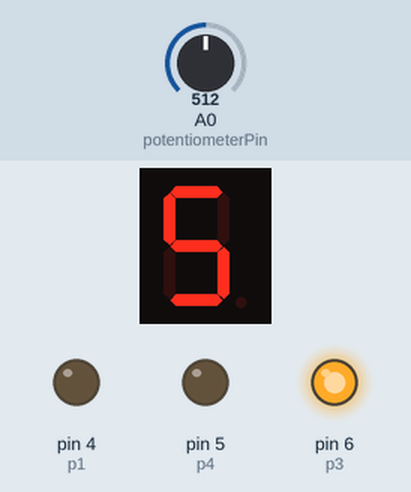
A sketch run on a simulated Arduino Uno, built with avr-gcc and run on an emulated ATmega328P. Parts: 1-digit seven-segment display, output pins drawn as LEDs (lit = HIGH). Wiring (inferred from the names in the program): 1-digit 7-segment display, segments lit when LOW: segments pin 13, pin 12, pin 11, pin 10, pin 9, pin 8, pin 7. The inputs (shaded band) are chosen by the test bench; at power-on: A0 (potentiometerPin) = 512. The segment pins are drawn as the display they are named for; pins used as bus, display or sensor lines are not drawn.

Above: at 1.2 s.
1.3 s: A0 (potentiometerPin) set to 525
At 2.1 s:
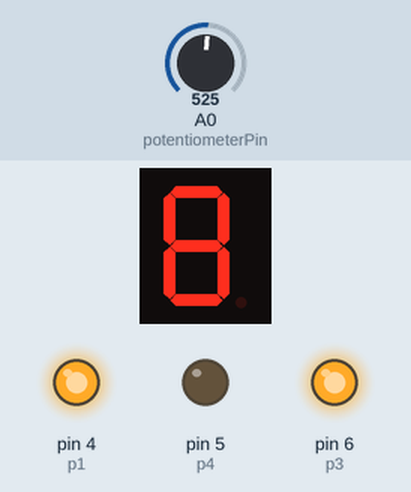
2.8 s: A0 (potentiometerPin) set to 716
At 3.3 s:
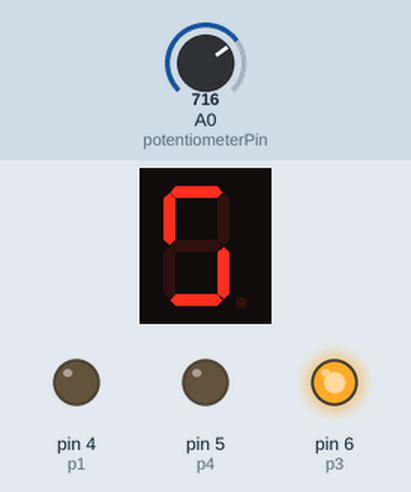
4.3 s: A0 (potentiometerPin) set to 732
At 5.5 s:
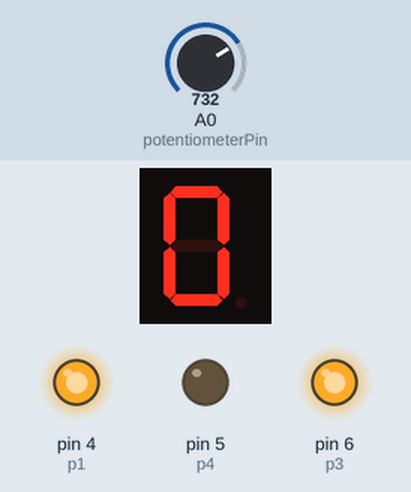
5.8 s: A0 (potentiometerPin) set to 900
At 6.8 s:
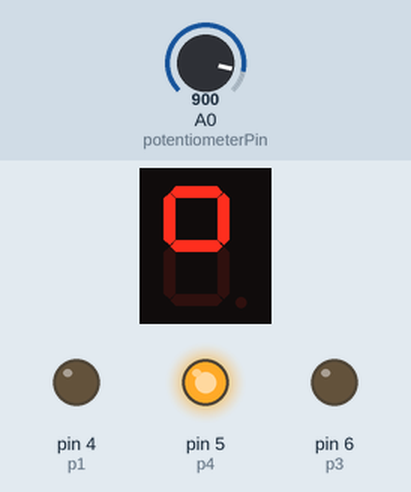
7.3 s: A0 (potentiometerPin) set to 910
At 7.9 s:
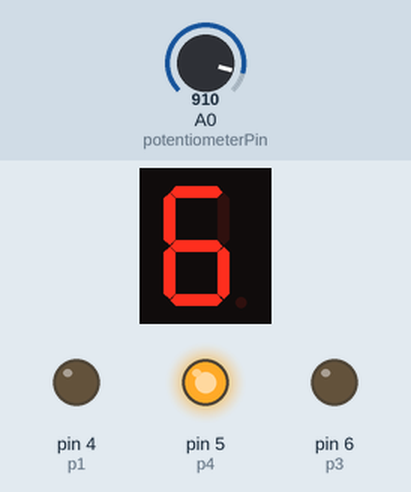
8.8 s: A0 (potentiometerPin) set to 511
At 10.2 s:
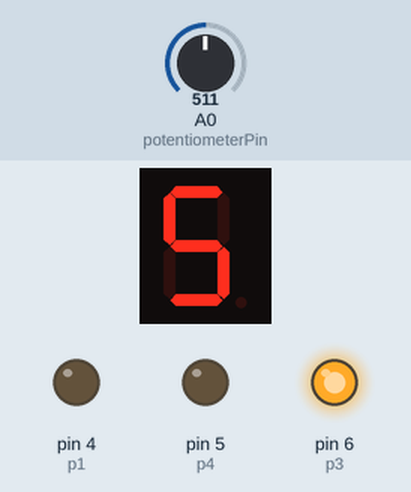
Timing chart, 0 to 11.3 s (numbered marks = the images above; inputs shaded):
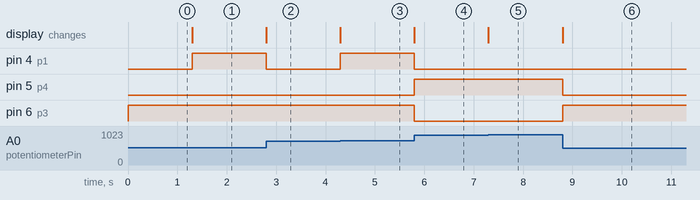

The sketch:

r3_softwaretask1_abdullaharif1.ino
```cpp
//Assigning each pin of the CD4511 chip to an aruino pin
int p1 = 4;
int p2 = 7;
int p3 = 6;
int p4 = 5;
int p5 = 8;

int p6 = 9;
int p7 = 10;
int p8 = 11;
int p9 = 12;
int p10 = 13;

//binary values for digits 0-9 for the first display
void display1(int num){
  if (num == 0){
    digitalWrite(p1, 0);
  	digitalWrite(p2, 0);
  	digitalWrite(p3, 0);
  	digitalWrite(p4, 0);
  }
  if (num == 1){
    digitalWrite(p1, 1);
  	digitalWrite(p2, 0);
  	digitalWrite(p3, 0);
  	digitalWrite(p4, 0);
  }
  if (num == 2){
    digitalWrite(p1, 0);
  	digitalWrite(p2, 1);
  	digitalWrite(p3, 0);
  	digitalWrite(p4, 0);
  }
  if (num == 3){
    digitalWrite(p1, 1);
  	digitalWrite(p2, 1);
  	digitalWrite(p3, 0);
  	digitalWrite(p4, 0);
  }
  if (num == 4){
    digitalWrite(p1, 0);
  	digitalWrite(p2, 0);
  	digitalWrite(p3, 1);
  	digitalWrite(p4, 0);
  }
  if (num == 5){
    digitalWrite(p1, 1);
  	digitalWrite(p2, 0);
  	digitalWrite(p3, 1);
  	digitalWrite(p4, 0);
  }
  if (num == 6){
    digitalWrite(p1, 0);
  	digitalWrite(p2, 1);
  	digitalWrite(p3, 1);
  	digitalWrite(p4, 0);
  }
  if (num == 7){
    digitalWrite(p1, 1);
  	digitalWrite(p2, 1);
  	digitalWrite(p3, 1);
  	digitalWrite(p4, 0);
  }
  if (num == 8){
    digitalWrite(p1, 0);
  	digitalWrite(p2, 0);
  	digitalWrite(p3, 0);
  	digitalWrite(p4, 1);
  }
  if (num == 9){
    digitalWrite(p1, 1);
  	digitalWrite(p2, 0);
  	digitalWrite(p3, 0);
  	digitalWrite(p4, 1);
  }


}
//binary values for digits 0-9 for the second display
void display2(int num){
  if (num == 0){
    digitalWrite(p6, 0);
  	digitalWrite(p7, 0);
  	digitalWrite(p8, 0);
  	digitalWrite(p9, 0);
  }
  if (num == 1){
    digitalWrite(p6, 1);
  	digitalWrite(p7, 0);
  	digitalWrite(p8, 0);
  	digitalWrite(p9, 0);
  }
  if (num == 2){
    digitalWrite(p6, 0);
  	digitalWrite(p7, 1);
  	digitalWrite(p8, 0);
  	digitalWrite(p9, 0);
  }
  if (num == 3){
    digitalWrite(p6, 1);
  	digitalWrite(p7, 1);
  	digitalWrite(p8, 0);
  	digitalWrite(p9, 0);
  }
  if (num == 4){
    digitalWrite(p6, 0);
  	digitalWrite(p7, 0);
  	digitalWrite(p8, 1);
  	digitalWrite(p9, 0);
  }
  if (num == 5){
    digitalWrite(p6, 1);
  	digitalWrite(p7, 0);
  	digitalWrite(p8, 1);
  	digitalWrite(p9, 0);
  }
  if (num == 6){
    digitalWrite(p6, 0);
  	digitalWrite(p7, 1);
  	digitalWrite(p8, 1);
  	digitalWrite(p9, 0);
  }
  if (num == 7){
    digitalWrite(p6, 1);
  	digitalWrite(p7, 1);
  	digitalWrite(p8, 1);
  	digitalWrite(p9, 0);
  }
  if (num == 8){
    digitalWrite(p6, 0);
  	digitalWrite(p7, 0);
  	digitalWrite(p8, 0);
  	digitalWrite(p9, 1);
  }
  if (num == 9){
    digitalWrite(p6, 1);
  	digitalWrite(p7, 0);
  	digitalWrite(p8, 0);
  	digitalWrite(p9, 1);
  }

}

void setup()
{
  int potentiometerPin = A0; //Assigning the potentiometer data pin to analog pin 0
  int val = 0; //Variable to hold the potentiometer data
  int output_val = 0; //Variable to hold potentiometer data form 0-99
  Serial.begin(9600);

  //Assinging inputs and outputs of the pins
  pinMode(potentiometerPin, INPUT);

  pinMode(p1, OUTPUT);
  pinMode(p2, OUTPUT);
  pinMode(p3, OUTPUT);
  pinMode(p4, OUTPUT);

  pinMode(p6, OUTPUT);
  pinMode(p7, OUTPUT);
  pinMode(p8, OUTPUT);
  pinMode(p9, OUTPUT);
}

void loop()
{
  int potentiometerPin = A0;
  int val = 0;
  int output_val = 0;
  val = analogRead(potentiometerPin);
  output_val = map(val,0, 1023, 0, 99); //Converting the 0-1023 range of the potentiometer to 0-99
  int p1 = 4;
  int p2 = 7;
  int p3 = 6;
  int p4 = 5;
  int p5 = 8;
  int p6 = 9;
  int p7 = 10;
  int p8 = 11;
  int p9 = 12;
  int p10 = 13;
  pinMode(p1, OUTPUT);
  pinMode(p2, OUTPUT);
  pinMode(p3, OUTPUT);
  pinMode(p4, OUTPUT);
  pinMode(p5, OUTPUT);
  pinMode(p6, OUTPUT);
  pinMode(p7, OUTPUT);
  pinMode(p8, OUTPUT);
  pinMode(p9, OUTPUT);
  pinMode(p10, OUTPUT);

  display1(output_val/10); //Calling the function to display the number to the first display. And dividing the value by 10 to get the first digit of the number
  display2(output_val%10); //Calling the function to display the number to the second display. And finding the remainder of the value when divided by 10 to get the second digit of the number


  delay(1);

}
```

Measured:
- the behaviour switches between 516 and 517 on A0 (potentiometerPin) (found by bisection; images 0 and 1)
- the behaviour switches between 723 and 724 on A0 (potentiometerPin) (found by bisection; images 2 and 3)
- the behaviour switches between 909 and 910 on A0 (potentiometerPin) (found by bisection; images 4 and 5)
- after the input at 1.3 s, pin 4 (p1): LOW → HIGH at once; the display: changes at once (image 1)
- after the input at 2.8 s, pin 4 (p1): HIGH → LOW at once; the display: changes at once (image 2)
- after the input at 4.3 s, pin 4 (p1): LOW → HIGH at once; the display: changes at once (image 3)
- after the input at 5.8 s, pin 4 (p1), pin 6 (p3): HIGH → LOW at once; pin 5 (p4): LOW → HIGH at once; the display: changes at once (image 4)
- after the input at 7.3 s, the display: changes at once (image 5)
- after the input at 8.8 s, pin 5 (p4): HIGH → LOW at once; pin 6 (p3): LOW → HIGH at once; the display: changes at once (image 6)
